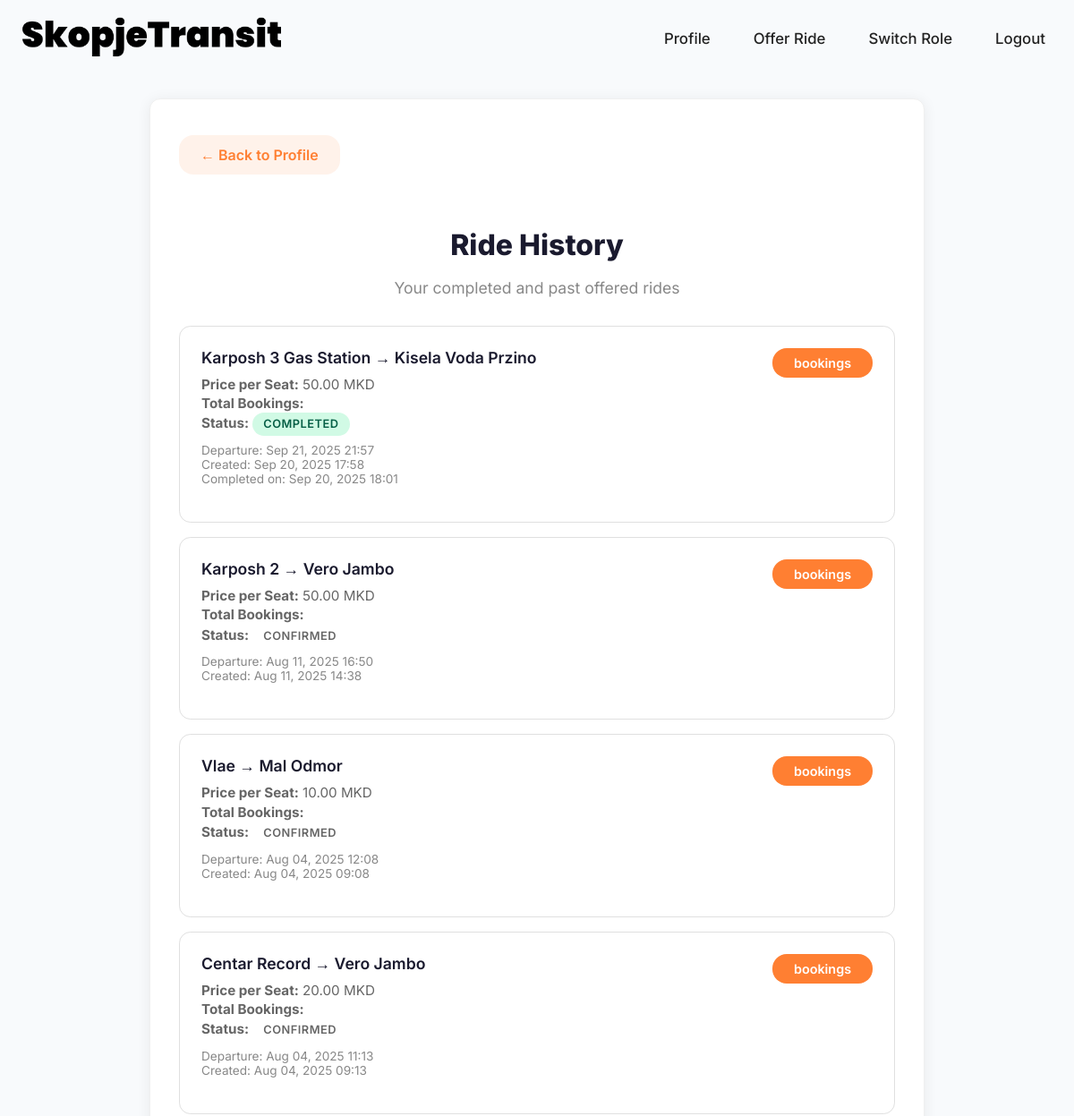
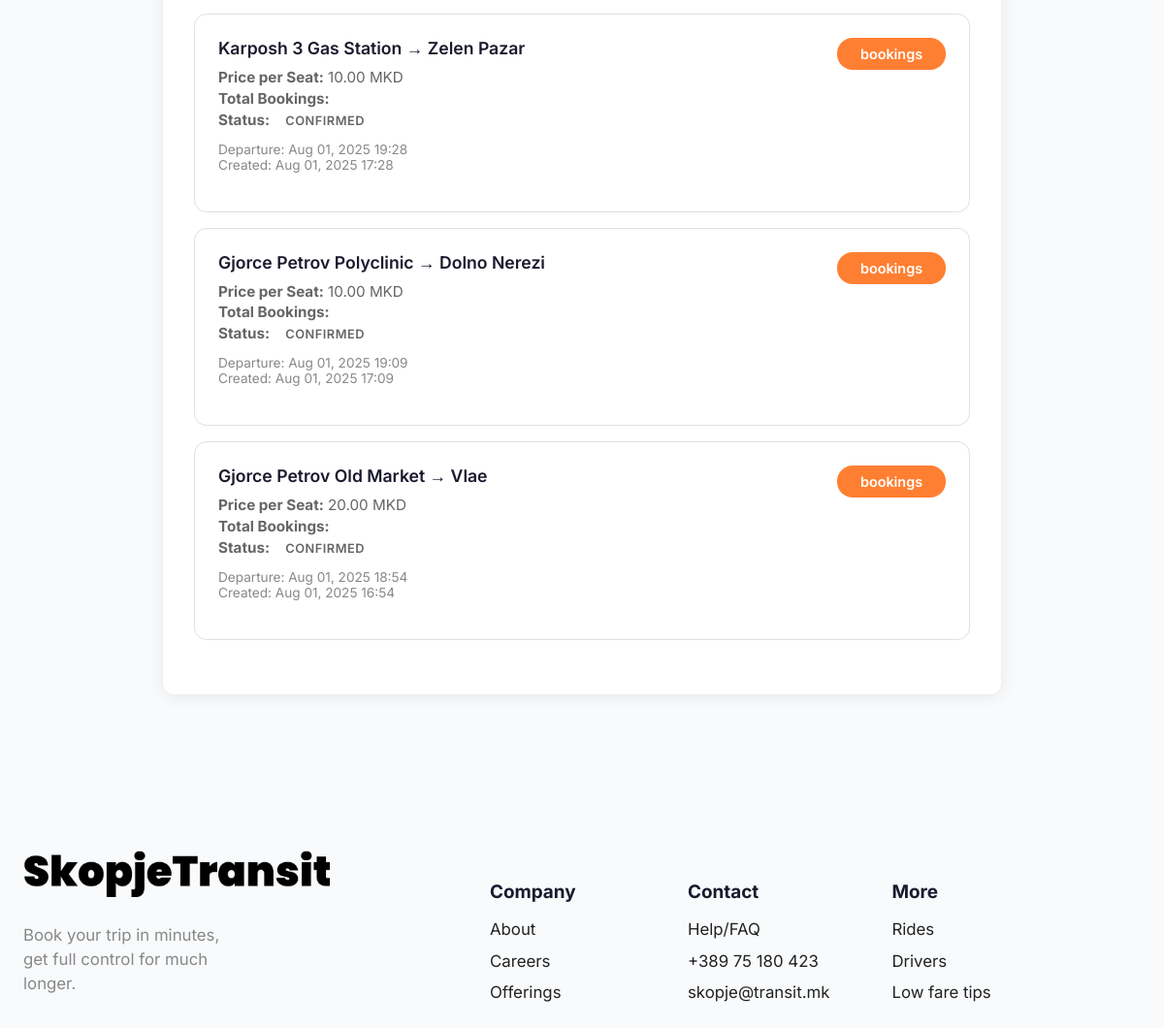
Screenshot of /accounts/ride-history/ (signed in) with the database file from the repository (2 pictures, top to bottom).
### rides/models.py (models this page shows, shortened)
class Ride(models.Model):
    STATUS_CHOICES = [
        ('pending', 'Pending'),
        ('confirmed', 'Confirmed'),
        ('ongoing', 'Ongoing'),
        ('completed', 'Completed'),
        ('cancelled', 'Cancelled'),
    ]
    driver = models.ForeignKey(settings.AUTH_USER_MODEL, on_delete=models.CASCADE, related_name='driven_rides')
    start_location = models.CharField(max_length=100)
    end_location = models.CharField(max_length=100)
    stops = models.ManyToManyField('Stop')
    seat_price = models.DecimalField(max_digits=6, decimal_places=2)
    available_seats = models.PositiveIntegerField()
    departure_time = models.DateTimeField()
    created_at = models.DateTimeField(auto_now_add=True)
    status = models.CharField(max_length=20, choices=STATUS_CHOICES, default='confirmed')
    start_time = models.DateTimeField(null=True, blank=True)  # When ride actually started
    end_time = models.DateTimeField(null=True, blank=True)    # When ride actually ended

### accounts/views.py (the view, shortened to what this page needs)
# urls.py: path('ride-history/', views.ride_history_view, name='ride_history'),
@login_required
def ride_history_view(request):
    profile, created = Profile.objects.get_or_create(user=request.user)
    now = timezone.now()
    if profile.role == 'driver':
        past_rides = Ride.objects.filter(
            driver=request.user
        ).filter(
            models.Q(departure_time__lt=now) |  # Past rides
            models.Q(status='completed')  # Completed rides regardless of departure time
        ).order_by('-departure_time')
        context = {
            'user_type': 'driver',
            'rides': past_rides,
        }
    return render(request, 'ride_history.html', context)

### accounts/templates/ride_history.html (shortened to what this page needs)
{% extends 'base.html' %}
{% block content %}
<div class="history-container">
    <div class="history-card">
        <a href="{% url 'accounts:profile' %}" class="back-link">
            ← Back to Profile
        </a>
        <h2 class="history-title">Ride History</h2>
        <p class="history-subtitle">
            {% if user_type == 'passenger' %}
                Your completed and past rides
            {% else %}
                Your completed and past offered rides
            {% endif %}
        </p>
        {% if user_type == 'passenger' %}
            {% if bookings %}
                {% for booking in bookings %}
                    <div class="ride-item">
                        <div class="ride-header">
                            <div class="ride-info">
                                <div class="ride-location">
                                    {{ booking.ride.start_location }} → {{ booking.ride.end_location }}
                                </div>
                                <div class="ride-details">
                                    <strong>Driver:</strong> {{ booking.ride.driver.username }}<br>
                                    <strong>Pickup:</strong> {{ booking.stop }}<br>
                                    <strong>Status:</strong>
                                    <span class="status-badge status-{{ booking.status }}">
                                        {{ booking.status|title }}
                                    </span>
                                </div>
                                <div class="ride-date">
                                    Departure: {{ booking.ride.departure_time|date:"M d, Y H:i" }}<br>
                                    Booked on: {{ booking.created_at|date:"M d, Y H:i" }}
                                    {% if booking.status == 'completed' and booking.completed_at %}
                                        <br>Completed on: {{ booking.completed_at|date:"M d, Y H:i" }}
                                        {% if booking.transactions.exists %}
                                            <br><strong>Payment: {{ booking.transactions.first.amount }} MKD</strong>
                                        {% endif %}
                                    {% endif %}
                                </div>
                            </div>
                            <div class="ride-price">
                                {{ booking.ride.seat_price }} MKD
                            </div>
                        </div>
                    </div>
                {% endfor %}
            {% else %}
                <div class="empty-state">
                    <p>No ride history yet.</p>
                    <p>Your completed rides will appear here!</p>
                </div>
            {% endif %}
        {% elif user_type == 'driver' %}
            {% if rides %}
                {% for ride in rides %}
                    <div class="ride-item">
                        <div class="ride-header">
                            <div class="ride-info">
                                <div class="ride-location">
                                    {{ ride.start_location }} → {{ ride.end_location }}
                                </div>
                                <div class="ride-details">
                                    <strong>Price per Seat:</strong> {{ ride.seat_price }} MKD<br>
                                    <strong>Total Bookings:</strong> {{ ride.bookings.count }}<br>
                                    <strong>Status:</strong>
                                    <span class="status-badge status-{{ ride.status }}">
                                        {{ ride.status|title }}
                                    </span>
                                </div>
                                <div class="ride-date">
                                    Departure: {{ ride.departure_time|date:"M d, Y H:i" }}<br>
                                    Created: {{ ride.created_at|date:"M d, Y H:i" }}
                                    {% if ride.status == 'completed' and ride.end_time %}
                                        <br>Completed on: {{ ride.end_time|date:"M d, Y H:i" }}
                                    {% endif %}
                                </div>
                            </div>
                            <div class="ride-price">
                                {{ ride.bookings.count }} bookings
                            </div>
                        </div>
                    </div>
                {% endfor %}
            {% else %}
                <div class="empty-state">
                    <p>No ride history yet.</p>
                    <p>Your completed rides will appear here!</p>
                </div>
            {% endif %}
        {% endif %}
    </div>
</div>
{% endblock %}

### core/templates/base.html (shortened to what this page needs)
<!DOCTYPE html>
<html lang="en">
<head>
    <link rel="stylesheet" href="https://cdn.jsdelivr.net/npm/bootstrap-icons@1.11.3/font/bootstrap-icons.min.css">
    <link rel="stylesheet" href="https://unpkg.com/leaflet/dist/leaflet.css"/>
    {% load static %}
</head>
<body>
<div class="hero-bg-parent" style="position: relative;">
    <nav class="navbar">
        <div class="container" style="display: flex; align-items: center; justify-content: space-between; width: 100%;">
            <div class="navbar-left">
                <a href="/">
                    <img src="{% static 'photos/logo.png' %}" alt="Logo" class="navbar-logo">
                </a>
            </div>
            <div class="navbar-links">
                {% if user.is_authenticated %}
                    <a href="{% url 'accounts:profile' %}">Profile</a>
                    {% if user.profile.role == 'driver' %}
                        <a href="{% url 'rides:create' %}">Offer Ride</a>
                    {% endif %}
                    <a href="{% url 'accounts:switch_role' %}">Switch Role</a>
                    <a href="{% url 'accounts:logout' %}">Logout</a>
                {% else %}
                    <a href="{% url 'accounts:login' %}">Login</a>
                    <a href="{% url 'accounts:register' %}">Sign Up</a>
                {% endif %}
            </div>
        </div>
    </nav>
    <main>
        {% block content %}{% endblock %}
    </main>
</div>
<footer class="footer">
    <div class="container"
         style="display: flex; align-items: flex-start; justify-content: center; gap: 3rem; flex-wrap: wrap; width: 100%;">
        <div class="footer-left">
            <img src="{% static 'photos/logo.png' %}" alt="Logo" class="footer-logo">
            <div class="footer-desc">Book your trip in minutes, get full control for much longer.</div>
        </div>
        <div class="footer-cols">
            <div class="footer-col">
                <h5>Company</h5>
                <ul>
                    <li><a href="#">About</a></li>
                    <li><a href="#">Careers</a></li>
                    <li><a href="#">Offerings</a></li>
                </ul>
            </div>
            <div class="footer-col">
                <h5>Contact</h5>
                <ul>
                    <li><a href="#">Help/FAQ</a></li>
                    <li><a href="#">+389 75 180 423</a></li>
                    <li><a href="#">skopje@transit.mk</a></li>
                </ul>
            </div>
            <div class="footer-col">
                <h5>More</h5>
                <ul>
                    <li><a href="#">Rides</a></li>
                    <li><a href="#">Drivers</a></li>
                    <li><a href="#">Low fare tips</a></li>
                </ul>
            </div>
        </div>
    </div>
</footer>
</body>
</html>

### core/templates/base.html (style rules this page uses)
body { font-family: 'Inter', sans-serif; margin: 0; background: #F8FAFC; color: #222; }
.navbar { width: 100%; background: transparent; box-shadow: none; display: flex; align-items: center; justify-content: space-between; padding: 1.2rem 0; margin-bottom: 0; position: relative; z-index: 10; }
.navbar-left { display: flex; align-items: center; gap: 1rem; }
.navbar-logo { height: 44px; width: auto; }
.navbar-links { display: flex; align-items: center; gap: 2rem; }
.navbar-links a { color: #222; text-decoration: none; font-weight: 500; font-family: 'Inter', sans-serif; font-size: 1.05rem; transition: color 0.2s; padding: 0.2rem 0.5rem; border-radius: 1rem; }
.footer { width: 100%; background: transparent; box-shadow: none; padding: 3.5rem 0 2.5rem 0; margin-top: 5rem; display: flex; align-items: flex-start; justify-content: center; gap: 3rem; flex-wrap: wrap; text-align: left; background: var(--footer-gradient) !important; font-size: 1.08rem; }
.footer-left { display: flex; flex-direction: column; align-items: flex-start; gap: 1.2rem; min-width: 220px; }
.footer-logo { height: 48px; width: auto; }
.footer-desc { color: #888; font-size: 1.05rem; margin-top: 0.5rem; max-width: 220px; line-height: 1.5; }
.footer-cols { display: flex; gap: 4rem; justify-content: center; align-items: flex-start; flex: 1; }
.footer-col { min-width: 140px; font-size: 1.08rem; }
.footer-col h5 { font-size: 1.18rem; font-weight: 700; margin-bottom: 1rem; color: #1a1a2e; }
.footer-col ul { list-style: none; padding: 0; margin: 0; }
.footer-col ul li { margin-bottom: 0.7rem; }
.footer-col ul li a { color: #222; text-decoration: none; font-size: 1.05rem; transition: color 0.2s; }
.container { max-width: 1200px; margin-left: auto; margin-right: auto; width: 100%; padding-left: 1.5rem; padding-right: 1.5rem; }

### accounts/templates/ride_history.html (style rules this page uses)
.history-container { min-height: calc(100vh - 80px); display: flex; flex-direction: column; justify-content: center; align-items: center; padding: 24px 12px; }
.history-card { width: 100%; max-width: 800px; background: #fff; border-radius: 12px; box-shadow: 0 2px 16px rgba(0, 0, 0, 0.07); padding: 2.5rem 2rem; border: 1px solid #f0f0f0; }
.history-title { font-size: 2rem; font-weight: 800; color: #1a1a2e; margin-bottom: 0.5rem; text-align: center; font-family: 'Inter', sans-serif; }
.history-subtitle { color: #888; margin-bottom: 2rem; text-align: center; font-size: 1.1rem; font-family: 'Inter', sans-serif; }
.back-link { display: inline-flex; align-items: center; gap: 0.5rem; color: #ff7f32; text-decoration: none; font-weight: 600; font-size: 1rem; margin-bottom: 2rem; padding: 0.75rem 1.5rem; border-radius: 1rem; background: rgba(255, 127, 50, 0.1); transition: all 0.2s; }
.ride-item { background: #fff; border: 1px solid #e0e0e0; border-radius: 0.8rem; padding: 1.5rem; margin-bottom: 1rem; font-family: 'Inter', sans-serif; transition: box-shadow 0.2s; }
.ride-header { display: flex; justify-content: space-between; align-items: flex-start; margin-bottom: 1rem; }
.ride-info { flex: 1; }
.ride-location { font-weight: 600; color: #1a1a2e; margin-bottom: 0.5rem; font-size: 1.1rem; }
.ride-details { color: #666; font-size: 0.95rem; line-height: 1.4; }
.ride-price { background: #ff7f32; color: #fff; padding: 0.5rem 1rem; border-radius: 1rem; font-weight: 600; font-size: 0.9rem; text-align: center; min-width: 80px; }
.ride-date { color: #888; font-size: 0.85rem; margin-top: 0.5rem; }
.status-badge { display: inline-block; padding: 0.25rem 0.75rem; border-radius: 1rem; font-size: 0.8rem; font-weight: 600; text-transform: uppercase; letter-spacing: 0.5px; }
.status-completed { background: #d1fae5; color: #065f46; }

### rows the page displays
Ride: start_location "Karposh 3 Gas Station", end_location "Kisela Voda Przino", seat_price "50.00", status "COMPLETED", departure_time "Sep 21, 2025 21:57", created_at "Sep 20, 2025 17:58", end_time "Sep 20, 2025 18:01"
Ride: start_location "Karposh 2", end_location "Vero Jambo", seat_price "50.00", status "CONFIRMED", departure_time "Aug 11, 2025 16:50", created_at "Aug 11, 2025 14:38"
Ride: start_location "Vlae", end_location "Mal Odmor", seat_price "10.00", status "CONFIRMED", departure_time "Aug 04, 2025 12:08", created_at "Aug 04, 2025 09:08"
Ride: start_location "Centar Record", end_location "Vero Jambo", seat_price "20.00", status "CONFIRMED", departure_time "Aug 04, 2025 11:13", created_at "Aug 04, 2025 09:13"
Ride: start_location "Karposh 3 Gas Station", end_location "Zelen Pazar", seat_price "10.00", status "CONFIRMED", departure_time "Aug 01, 2025 19:28", created_at "Aug 01, 2025 17:28"
Ride: start_location "Gjorce Petrov Polyclinic", end_location "Dolno Nerezi", seat_price "10.00", status "CONFIRMED", departure_time "Aug 01, 2025 19:09", created_at "Aug 01, 2025 17:09"
Ride: start_location "Gjorce Petrov Old Market", end_location "Vlae", seat_price "20.00", status "CONFIRMED", departure_time "Aug 01, 2025 18:54", created_at "Aug 01, 2025 16:54"
